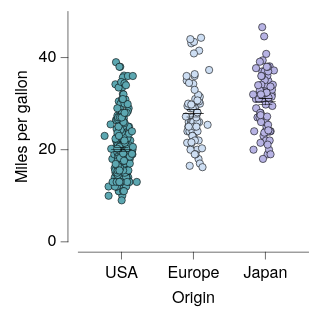

Express this chart as Vega-Lite.
### Vega-Lite specification from a JSON file in a GitHub repository (floating-point values rounded to 4 significant figures; data arrays with more than 128 entries replaced by an {"elided": "..."} marker saying what was removed)
{"background": null, "config": {"arc": {"fill": "#DBDBDB", "fillOpacity": 1.0, "innerRadius": 25.0, "padAngle": 0.03, "stroke": "black", "strokeOpacity": 1, "strokeWidth": 0.25}, "area": {"fill": "#DBDBDB", "fillOpacity": 1.0, "stroke": "black", "strokeOpacity": 1, "strokeWidth": 0.25}, "axis": {"domain": true, "domainCap": "round", "domainColor": "black", "domainWidth": 0.25, "grid": false, "gridCap": "round", "gridColor": "#F1F1F1", "gridDash": [0, 0], "gridOpacity": 1.0, "gridWidth": 0.25, "labelColor": "black", "labelFont": "Helvetica Neue, HelveticaNeue, Helvetica, Arial, sans-serif", "labelFontSize": 7, "labelFontStyle": "normal", "labelFontWeight": 400, "offset": 4.5, "ticks": true, "tickCap": "round", "tickColor": "black", "tickRound": false, "tickSize": 3, "tickWidth": 0.25, "titleColor": "black", "titleFont": "Helvetica Neue, HelveticaNeue, Helvetica, Arial, sans-serif", "titleFontSize": 7, "titleFontStyle": "normal", "titleFontWeight": 400}, "axisX": {"domain": true, "labelAlign": "center", "labelAngle": 0, "labels": true, "ticks": true, "translate": 0}, "axisY": {"domain": true, "labelAlign": "right", "labelAngle": 0, "labels": true, "ticks": true, "translate": 0}, "axisRight": {"domain": true, "labelAlign": "left", "labelAngle": 0, "labels": true, "ticks": true, "translate": 0}, "axisTop": {"domain": true, "labelAlign": "center", "labelAngle": 0, "labels": true, "ticks": true, "translate": 0}, "axisBand": {"tickOffset": 0}, "bar": {"fill": "#DBDBDB", "fillOpacity": 1.0, "stroke": "black", "strokeOpacity": 1, "strokeWidth": 0.25}, "boxplot": {"size": 9.0, "ticks": {"cornerRadius": 0.25, "fill": "black", "opacity": 1, "size": 4.5, "thickness": 0.25}, "box": {"fillOpacity": 1.0, "stroke": "black", "strokeOpacity": 1, "strokeWidth": 0.25}, "median": {"cornerRadius": 0, "fill": "black", "fillOpacity": 1.0, "opacity": 1, "size": 9.0, "thickness": 0.25}, "rule": {"fill": "black", "fillOpacity": 1.0, "size": 10.0, "stroke": "black", "strokeDash": [0, 0], "strokeOpacity": 1, "strokeWidth": 0.25}, "outliers": {"color": "black", "fill": "black", "fillOpacity": 1.0, "size": 0, "stroke": "black", "strokeOpacity": 1, "strokeWidth": 0.25}}, "circle": {"fill": "black", "fillOpacity": 1.0, "size": 1.25, "stroke": null, "strokeOpacity": 1, "strokeWidth": 0.25}, "errorband": {"band": {"fillOpacity": 0.6, "stroke": null, "strokeWidth": 0.25, "strokeOpacity": 1}, "borders": {"opacity": 0, "strokeOpacity": 0.25, "strokeWidth": 1}}, "errorbar": {"opacity": 1, "rule": {"strokeDash": [0, 0], "strokeWidth": 0.25}, "ticks": {"color": "black", "cornerRadius": 0.125, "opacity": 1, "size": 6.0, "thickness": 0.25}, "thickness": 0.25}, "font": "Helvetica Neue, HelveticaNeue, Helvetica, Arial, sans-serif", "geoshape": {"fill": "#DBDBDB", "fillOpacity": 1.0, "stroke": "black", "strokeOpacity": 1, "strokeWidth": 0.25}, "header": {"labelColor": "black", "labelFont": "Helvetica Neue, HelveticaNeue, Helvetica, Arial, sans-serif", "labelFontSize": 7, "labelFontStyle": "normal", "labelFontWeight": 400, "titleColor": "black", "titleFont": "Helvetica Neue, HelveticaNeue, Helvetica, Arial, sans-serif", "titleFontSize": 7, "titleFontStyle": "normal", "titleFontWeight": 400, "titlePadding": 0}, "legend": {"disable": false, "offset": 4.5, "titlePadding": 4, "labelOffset": 2, "gradientLabelOffset": 2, "gradientLength": 50.0, "gradientThickness": 5.0, "gradientOpacity": 1.0, "gradientStrokeColor": "black", "gradientStrokeWidth": 0.25, "labelColor": "black", "labelFont": "Helvetica Neue, HelveticaNeue, Helvetica, Arial, sans-serif", "labelFontSize": 7, "labelFontStyle": "normal", "labelFontWeight": 400, "strokeColor": "black", "strokeWidth": 0, "symbolSize": 42, "symbolStrokeColor": "black", "symbolStrokeWidth": 0.25, "titleColor": "black", "titleFont": "Helvetica Neue, HelveticaNeue, Helvetica, Arial, sans-serif", "titleFontSize": 7, "titleFontStyle": "normal", "titleFontWeight": 400}, "line": {"color": "black", "stroke": "black", "strokeCap": "round", "strokeDash": [0, 0], "strokeOpacity": 1, "strokeWidth": 0.375}, "point": {"filled": true, "fill": "#DBDBDB", "fillOpacity": 1.0, "size": 5.0, "stroke": "black", "strokeOpacity": 1, "strokeWidth": 0.25}, "range": {"category": ["#5CA7B1", "#CDDEF3", "#B7B3E4", "#B3DAB5", "#F5E1B3", "#3D727B", "#8AA8D2", "#867DAC", "#80A988", "#CBB17A", "#204148", "#59719A", "#584C77", "#507B5F", "#9D824D"], "diverging": {"scheme": ["#C35082", "#CE6D94", "#D989A7", "#E2A4BA", "#EABFCE", "#F1DBE2", "#F6F6F6", "#D7E0EB", "#B9CBE0", "#9BB6D5", "#7DA1C9", "#5F8CBD", "#4177B1"]}, "heatmap": {"scheme": ["#32022B", "#43044D", "#4C196E", "#4D338C", "#484DA6", "#3A68BB", "#1D83CA", "#1D9CCB", "#23B5C9", "#28CDC5", "#4DE0B4", "#91EE9F"]}, "ordinal": {"scheme": ["#F1F1F1", "#DBDBDB", "#C6C6C6", "#B2B2B2", "#9D9D9D", "#898989", "#767676", "#636363", "#515151", "#404040", "#2F2F2F", "#1F1F1F"]}, "ramp": {"scheme": ["#32022B", "#43044D", "#4C196E", "#4D338C", "#484DA6", "#3A68BB", "#1D83CA", "#1D9CCB", "#23B5C9", "#28CDC5", "#4DE0B4", "#91EE9F"]}}, "rule": {"color": "black", "stroke": "black", "strokeCap": "round", "strokeDash": [2, 2], "strokeOpacity": 1, "strokeWidth": 0.25}, "scale": {"bandPaddingInner": 0.1, "bandPaddingOuter": 0.1, "round": false}, "rect": {"fill": "#DBDBDB", "fillOpacity": 1.0, "stroke": "black", "strokeOpacity": 1, "strokeWidth": 0.25}, "square": {"fill": "#DBDBDB", "fillOpacity": 1.0, "size": 10.0, "stroke": "black", "strokeOpacity": 1, "strokeWidth": 0.25}, "text": {"color": "black", "font": "Helvetica Neue, HelveticaNeue, Helvetica, Arial, sans-serif", "fontSize": 7, "fontStyle": "normal", "fontWeight": 400}, "tick": {"color": "black", "cornerRadius": 0.125, "opacity": 1.0, "size": 9.0, "thickness": 0.25}, "title": {"anchor": "middle", "frame": "group", "color": "black", "font": "Helvetica Neue, HelveticaNeue, Helvetica, Arial, sans-serif", "fontSize": 7, "fontStyle": "normal", "fontWeight": 400, "subtitleColor": "black", "subtitleFont": "Helvetica Neue, HelveticaNeue, Helvetica, Arial, sans-serif", "subtitleFontSize": "Helvetica Neue, HelveticaNeue, Helvetica, Arial, sans-serif", "subtitleFontStyle": "normal", "subtitleFontWeight": 400}, "trail": {"color": "black", "opacity": 1, "size": 0.375}, "view": {"continuousWidth": 100, "continuousHeight": 100, "discreteWidth": 100, "discreteHeight": 100, "fill": null, "stroke": null, "strokeWidth": 0.25}}, "layer": [{"data": {"name": "data-5a85ede2053d4aec77293cfb476ae07b"}, "mark": {"type": "circle", "opacity": 1.0, "size": 10.0, "stroke": "black", "strokeOpacity": 1, "strokeWidth": 0.25}, "encoding": {"color": {"field": "Origin", "legend": null, "scale": {"domain": ["USA", "Europe", "Japan"]}, "sort": ["USA", "Europe", "Japan"], "title": null, "type": "nominal"}, "x": {"axis": {}, "field": "Origin", "scale": {"domain": ["USA", "Europe", "Japan"]}, "sort": ["USA", "Europe", "Japan"], "title": "Origin", "type": "nominal"}, "xOffset": {"field": "jitter_x", "scale": {"domain": [-7.33, 7.33], "range": [5.17, 19.83]}, "type": "quantitative"}, "y": {"field": "Miles_per_Gallon", "title": "Miles per gallon", "type": "quantitative"}}}, {"data": {"name": "data-64e7897fd8423deef5c97d660b6d3367"}, "mark": {"type": "errorbar"}, "encoding": {"x": {"axis": {}, "field": "Origin", "scale": {"domain": ["USA", "Europe", "Japan"]}, "sort": ["USA", "Europe", "Japan"], "title": "Origin", "type": "nominal"}, "y": {"field": "__mean", "title": "Miles per gallon", "type": "quantitative"}, "yError": {"field": "__error"}}}, {"data": {"name": "data-64e7897fd8423deef5c97d660b6d3367"}, "mark": {"type": "tick"}, "encoding": {"x": {"axis": {}, "field": "Origin", "scale": {"domain": ["USA", "Europe", "Japan"]}, "sort": ["USA", "Europe", "Japan"], "title": "Origin", "type": "nominal"}, "y": {"field": "__mean", "title": "Miles per gallon", "type": "quantitative"}}}], "$schema": "https://vega.github.io/schema/vega-lite/v6.4.1.json", "datasets": {"data-5a85ede2053d4aec77293cfb476ae07b": {"elided": "398 records"}, "data-64e7897fd8423deef5c97d660b6d3367": [{"Origin": "USA", "__mean": 20.08, "__error": 0.4058, "__dysonsphere__": 1}, {"Origin": "Japan", "__mean": 30.45, "__error": 0.6852, "__dysonsphere__": 1}, {"Origin": "Europe", "__mean": 27.89, "__error": 0.8037, "__dysonsphere__": 1}]}}
